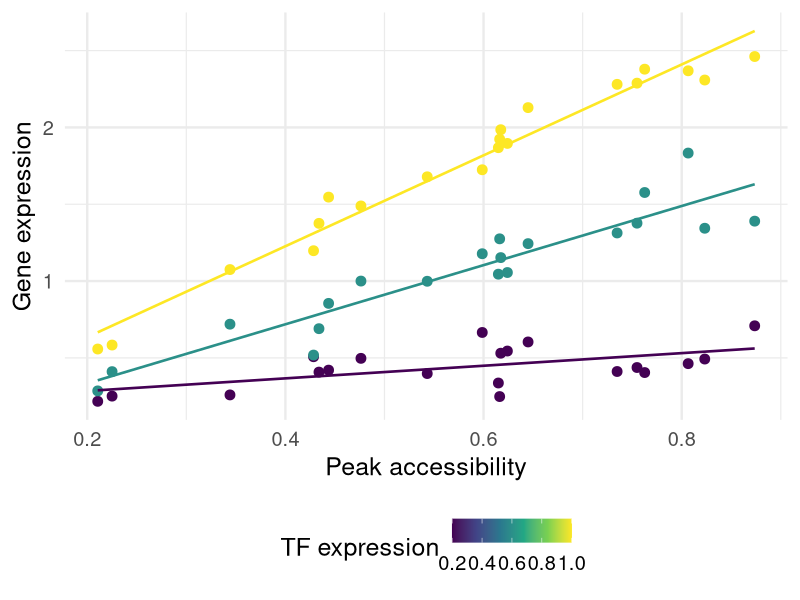

This chart was generated by the following R code: (Note: this script raises an error after producing the figure.)
library(tidyverse)
library(patchwork)
library(here)
library(sessioninfo)

set.seed(0)

plot_dir = here('plots', '13_tripod_trios', '17_trio_cartoon') 
n_per_panel <- 20

dir.create(plot_dir, showWarnings = FALSE)

tf_levels <- tibble(
  tf_group = factor(c("Low TF", "Mid TF", "High TF"),
    levels = c("Low TF", "Mid TF", "High TF")
  ),
  tf_value = c(0.2, 0.6, 1),
  slope = c(0.5, 1.75, 3),
  intercept = c(0.12, 0.08, 0.04)
)

peak_accessibility_shared <- rbeta(n_per_panel, shape1 = 2.6, shape2 = 2.2)

cartoon_df <- tf_levels |>
  mutate(data = pmap(
    list(tf_group, tf_value, slope, intercept),
    function(tf_group, tf_value, slope, intercept) {
      noise_sd <- 0.14

      tibble(
        tf_group = tf_group,
        tf_expression = tf_value,
        peak_accessibility = peak_accessibility_shared,
        gene_expression = intercept +
          slope * peak_accessibility_shared +
          rnorm(n_per_panel, mean = 0, sd = noise_sd)
      ) |>
        mutate(gene_expression = pmax(gene_expression, 0))
    }
  )) |>
  select(data) |>
  unnest(data)

p <- ggplot(
  cartoon_df,
  aes(
    x = peak_accessibility,
    y = gene_expression,
    color = tf_expression
  )
) +
  geom_point(size = 3) +
  geom_smooth(
    aes(group = tf_group),
    method = "lm",
    se = FALSE,
    linewidth = 0.9
  ) +
  scale_color_viridis_c() +
  labs(
    x = "Peak accessibility", y = "Gene expression", color = "TF expression"
  ) +
  theme_minimal(base_size = 18) +
  theme(
    legend.position = "bottom"
  )

ggsave(
  filename = file.path(plot_dir, "trio_cartoon_single_panel.pdf"), plot = p
)

session_info()
